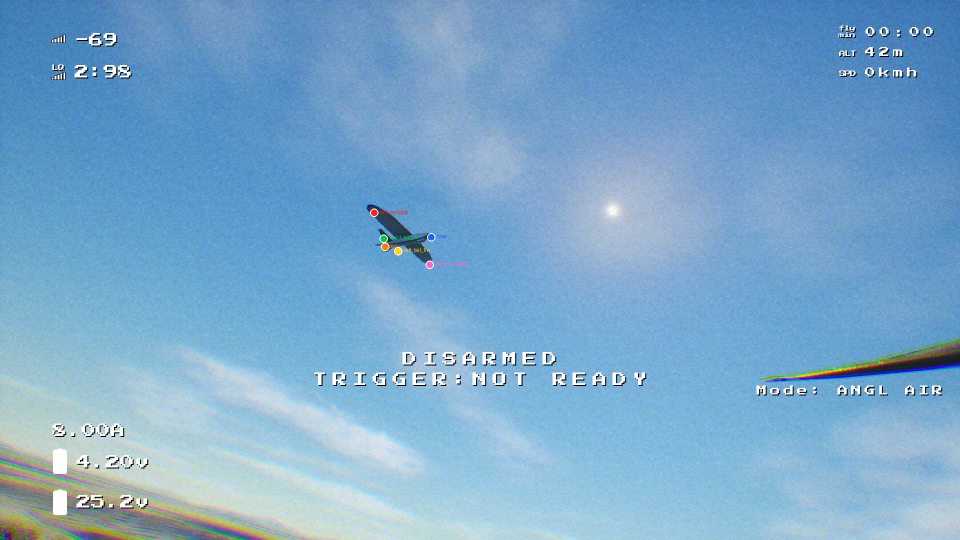
#> input picture talon_dataset/SON_CEKILEN_ONIZLEME.png, 1920 x 1080 px, given in place of talon_0003.png, which was not available (shown at 1/2 size)
$ python plot_grid_f3.py
#> lines starting #> are read from the running program, lines starting #| are printed output that depends on the picture; after the words box and inside, x2 and y2 are one past the last pixel; in counts of white or black regions, pixels touching at a corner belong together; pictures that were not available may be replaced by others from this repository, and a replacement may not be noted
import cv2
import numpy as np
import os

workspace_dir = r"c:\Users\Zeylo\Desktop\talon_dataset"
dataset_dir = os.path.join(workspace_dir, "dataset")

# Let's crop around the tail for talon_0003.png (around x=900-1100, y=400-600)
img_path = os.path.join(dataset_dir, "talon_0003.png")
img = cv2.imread(img_path)
#> img is the input picture: shape (1080, 1920, 3); mean B, G, R 204.2, 168.3, 122.3
h, w, c = img.shape
#> h = 1080; w = 1920; c = 3
print(f"Loaded image size: {w}x{h}")
#| Loaded image size: 1920x1080

crop = img[400:600, 900:1100].copy()
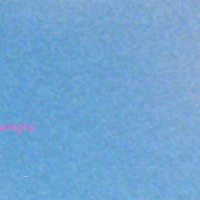
#> crop: shape (200, 200, 3); mean B, G, R 210.8, 164.9, 112.8
hc, wc, cc = crop.shape
#> hc = 200; wc = 200; cc = 3

# Draw a grid of 10 pixels
for x in range(0, wc, 10):
    cv2.line(crop, (x, 0), (x, hc), (180, 180, 180), 1)
    if x % 50 == 0:
        cv2.putText(crop, str(900 + x), (x, 15), cv2.FONT_HERSHEY_SIMPLEX, 0.3, (0, 0, 255), 1)
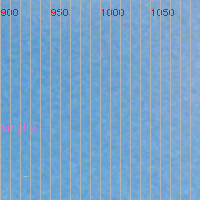
#> crop: shape (200, 200, 3); 10.5% of pixels changed, all inside (x1, y1, x2, y2) = (0, 0, 191, 200)

for y in range(0, hc, 10):
    cv2.line(crop, (0, y), (wc, y), (180, 180, 180), 1)
    if y % 50 == 0:
        cv2.putText(crop, str(400 + y), (5, y + 10), cv2.FONT_HERSHEY_SIMPLEX, 0.3, (0, 0, 255), 1)
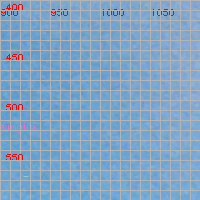
#> crop: shape (200, 200, 3); 9.38% of pixels changed, all inside (x1, y1, x2, y2) = (1, 0, 200, 191)

out_path = r"c:\Users\Zeylo\Desktop\talon_dataset\crop_f3_grid.png"
cv2.imwrite(out_path, crop)
print(f"Saved grid crop to {out_path}")

$ run again, on talon_dataset/TEST_KUYRUK_SONUC.png
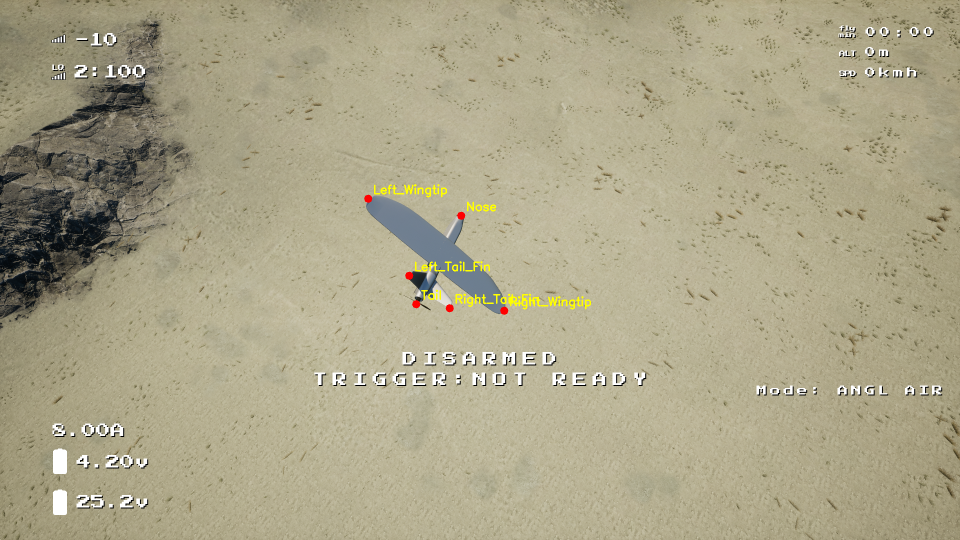
#> input picture talon_dataset/TEST_KUYRUK_SONUC.png, 1920 x 1080 px, given in place of talon_0003.png, which was not available (shown at 1/2 size)
#> img is the input picture: shape (1080, 1920, 3); mean B, G, R 137, 164.9, 171
#| Loaded image size: 1920x1080
#> after the loop `for x in range(0, wc, 10):`:
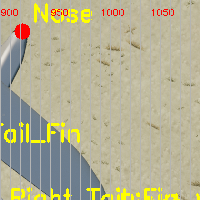
#> crop: shape (200, 200, 3); mean B, G, R 148.2, 175.8, 180
#> after the loop `for y in range(0, hc, 10):`:
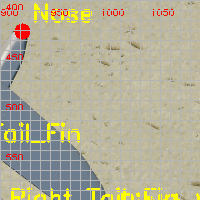
#> crop: shape (200, 200, 3); 9.38% of pixels changed, all inside (x1, y1, x2, y2) = (1, 0, 200, 191)

$ run again, on talon_dataset/TEST_PROJ_V2.png
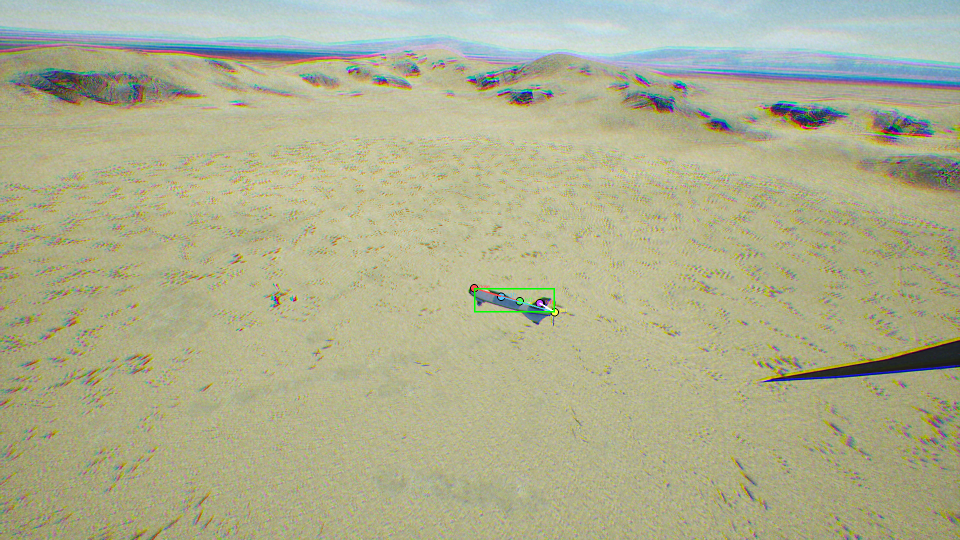
#> input picture talon_dataset/TEST_PROJ_V2.png, 1920 x 1080 px, given in place of talon_0003.png, which was not available (shown at 1/2 size)
#> img is the input picture: shape (1080, 1920, 3); mean B, G, R 142.8, 175.2, 173.7
#| Loaded image size: 1920x1080
#> after the loop `for x in range(0, wc, 10):`:
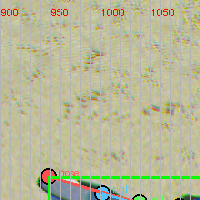
#> crop: shape (200, 200, 3); mean B, G, R 150.1, 185.5, 185.6
#> after the loop `for y in range(0, hc, 10):`:
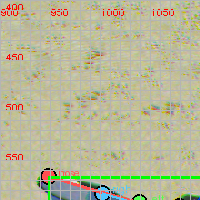
#> crop: shape (200, 200, 3); 9.38% of pixels changed, all inside (x1, y1, x2, y2) = (1, 0, 200, 191)
